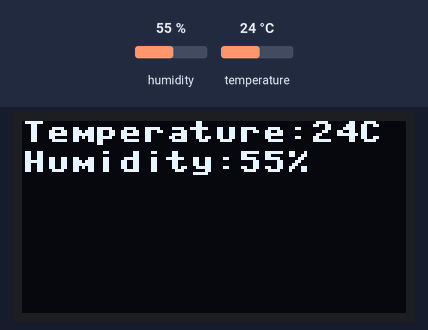
A program run on a simulated ESP32 board running MicroPython. Parts: 128×64 one-colour display. The inputs (shaded band) are chosen by the test bench; at power-on: humidity 55 %, temperature 24 °C.

Above: at 1.2 s.
1.3 s: humidity set to 22 %
At 3.6 s:
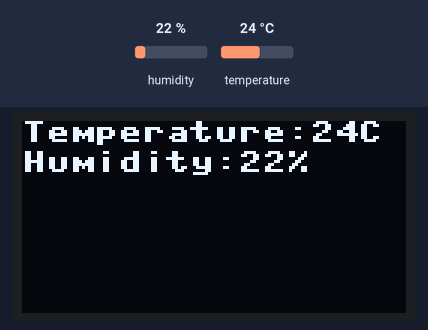
5.2 s: temperature set to 12 °C
At 7.6 s:
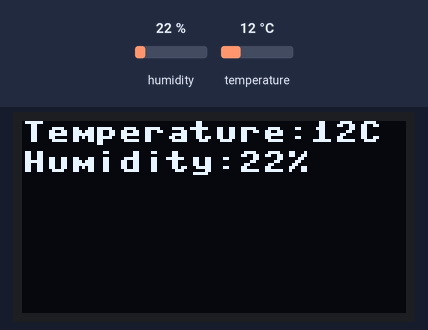
9.1 s: humidity set to 40 %
At 10.4 s:
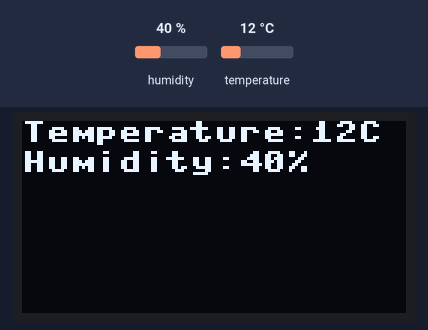
13.0 s: temperature set to 19 °C
Timing chart, 0 to 16.0 s (numbered marks = the images above; inputs shaded):
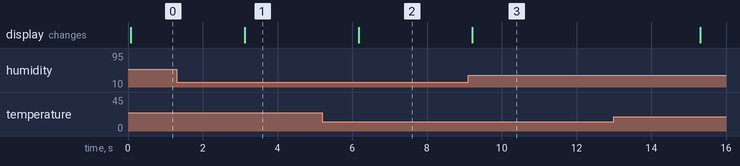

Measured:
- after the input at 1.3 s, the display: changes after 1.8 s (image 1)
- after the input at 5.2 s, the display: changes after 0.97 s (image 2)
- after the input at 9.1 s, the display: changes after 0.12 s (image 3)

The program:

Thermometer.py
```python
import machine
import time
import dht
from ssd1306 import SSD1306_I2C

d = dht.DHT11(machine.Pin(12))

i2c = machine.SoftI2C(sda=machine.Pin(21), scl=machine.Pin(22))
i2c.scan()
oled = SSD1306_I2C(128, 64, i2c)


while True:
    d.measure()
    temp = d.temperature()
    humi = d.humidity()
    s1 = f"Temperature:{temp}C"
    s2 = f"Humidity:{humi}%"
    oled.fill(0)
    oled.text(s1, 0, 0)
    oled.text(s2, 0, 10)
    oled.show()
    time.sleep(3)
```
